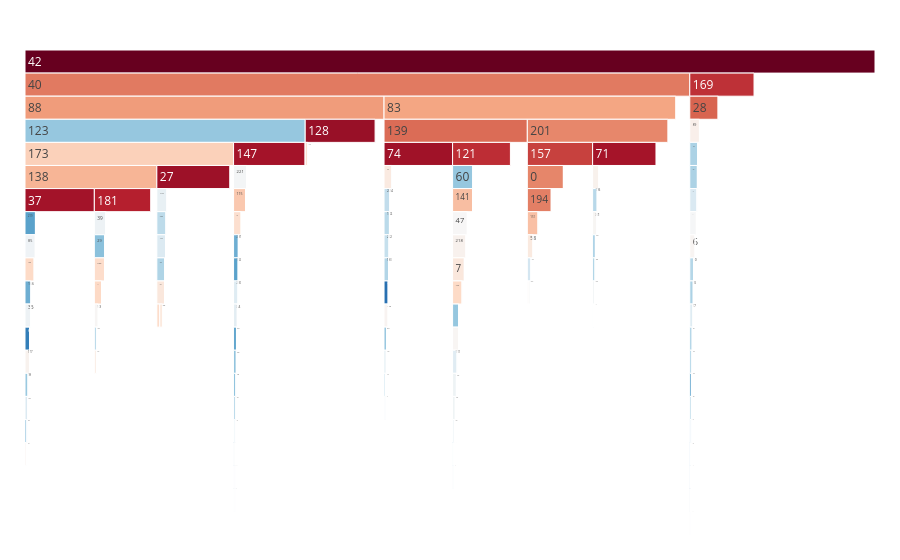

Notebook code cell kept with this figure:
### Code cell
fig = make_icicle(path_templ(130))
fig.show()

### Figure 1 — Plotly figure (JSON) as saved in the notebook; plotly's stock layout.template omitted (floating-point values rounded to 4 significant figures; data arrays with more than 128 entries replaced by an {"elided": "..."} marker saying what was removed)
{"data": [{"labels": {"elided": "234 str values"}, "marker": {"cmid": null, "colors": {"elided": "234 float values"}, "colorscale": [[0, "rgb(5,48,97)"], [0.1, "rgb(33,102,172)"], [0.2, "rgb(67,147,195)"], [0.3, "rgb(146,197,222)"], [0.4, "rgb(209,229,240)"], [0.5, "rgb(247,247,247)"], [0.6, "rgb(253,219,199)"], [0.7, "rgb(244,165,130)"], [0.8, "rgb(214,96,77)"], [0.9, "rgb(178,24,43)"], [1, "rgb(103,0,31)"]]}, "parents": {"elided": "234 str values"}, "root": {"color": "lightgrey"}, "tiling": {"orientation": "v"}, "type": "icicle", "values": {"elided": "234 int values"}}], "layout": {"margin": {"b": 25, "l": 25, "r": 25, "t": 50}}}
